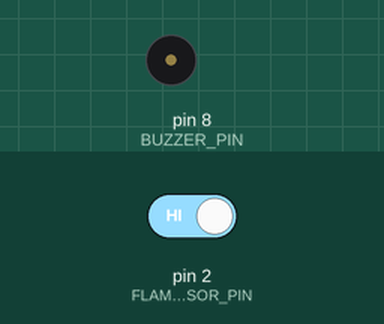
This sketch was run on a simulated Arduino Uno, built with avr-gcc and run on an emulated ATmega328P. On the bench: buzzer (waves = sounding, pin HIGH). The test bench sets the inputs (shaded band); at power-on: pin 2 (FLAME_SENSOR_PIN) HIGH. The modem accepts every AT command (registered, SIM ready, sends succeed) and sends nothing else; what the sketch prints to the serial monitor is not drawn.

Above: at 3.2 s.
3.3 s: pin 2 (FLAME_SENSOR_PIN) driven LOW
At 5.2 s:
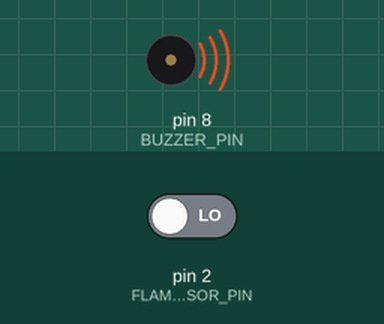
5.5 s: pin 2 (FLAME_SENSOR_PIN) driven HIGH
At 8.5 s:
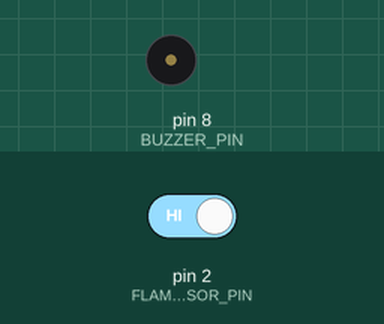
Timing chart, 0 to 10.0 s (numbered marks = the images above; inputs shaded):
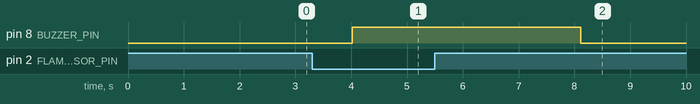

Measured:
- after the input at 3.3 s, pin 8 (BUZZER_PIN): LOW → HIGH after 0.72 s
- after the input at 5.5 s, pin 8 (BUZZER_PIN): HIGH → LOW after 2.6 s

The sketch:

gsm_fire_alert_system.ino
```cpp
#include <SoftwareSerial.h>

#define FLAME_SENSOR_PIN 2
#define BUZZER_PIN 8
#define SIM800_TX 10  // Arduino RX
#define SIM800_RX 11  // Arduino TX

SoftwareSerial sim800l(SIM800_TX, SIM800_RX); // RX, TX

bool alertSent = false;

void setup() {
  pinMode(FLAME_SENSOR_PIN, INPUT);
  pinMode(BUZZER_PIN, OUTPUT);
  Serial.begin(9600);
  sim800l.begin(9600);
  delay(1000);

  Serial.println("Initializing SIM800L...");
  sendCommand("AT");      // Basic check
  sendCommand("AT+CMGF=1"); // Set SMS mode
}

void loop() {
  int flameDetected = digitalRead(FLAME_SENSOR_PIN);

  if (flameDetected == LOW && !alertSent) {
    Serial.println("🔥 Flame Detected! Sending SMS...");
    digitalWrite(BUZZER_PIN, HIGH);

    sendSMS("+91XXXXXXXXXX", "Alert! 🔥 Flame detected at your system! Take immediate action.");
    alertSent = true;
  }
  else if (flameDetected == HIGH) {
    Serial.println("No Flame.");
    digitalWrite(BUZZER_PIN, LOW);
    alertSent = false;
  }

  delay(1000);
}

void sendSMS(String number, String message) {
  sim800l.println("AT+CMGS=\"" + number + "\"");
  delay(500);
  sim800l.print(message);
  delay(500);
  sim800l.write(26); // Ctrl+Z to send
  delay(2000);
}

void sendCommand(String cmd) {
  sim800l.println(cmd);
  delay(500);
}
```
